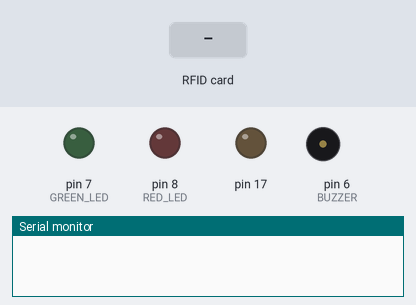
A sketch run on a simulated Arduino Leonardo, built with avr-gcc and run on an emulated ATmega32U4. On the bench: output pins drawn as LEDs (lit = HIGH), buzzer (waves = sounding, pin HIGH), the last lines printed to the serial monitor. The inputs (shaded band) are chosen by the test bench. USB keyboard and mouse output is not drawn.

Above: at 0.01 s.
At 1.2 s:
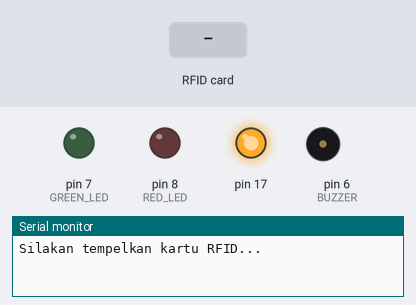
1.3 s: RFID card 5E 7A 19 C4 held to the reader
At 1.7 s:
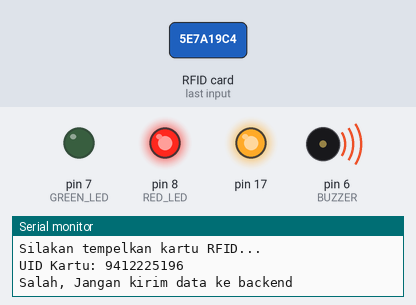
Timing chart, 0 to 4.3 s (numbered marks = the images above; inputs shaded):
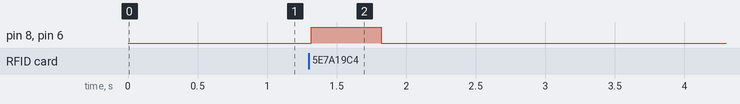

Measured:
- after the input at 1.3 s, pin 8 (RED_LED), pin 6 (BUZZER): LOW → HIGH at once, → LOW 0.50 s later

The sketch:

READ_UID_RFID.ino
```cpp
#include <SPI.h>
#include <MFRC522.h>
#include "Keyboard.h"

#define SS_PIN 10
#define RST_PIN 9
#define RED_LED 8
#define GREEN_LED 7
#define BUZZER 6

int interval = 500; // interval setiap pengecekan

MFRC522 rfid(SS_PIN, RST_PIN);

void setup() {
  Serial.begin(9600);
  while(!Serial);
  SPI.begin();
  Keyboard.begin();
  rfid.PCD_Init();
  pinMode(RED_LED, OUTPUT);
  pinMode(GREEN_LED, OUTPUT),
  pinMode(BUZZER, OUTPUT),
  Serial.println("Silakan tempelkan kartu RFID...");
  digitalWrite(RED_LED, 0);
  digitalWrite(GREEN_LED, 0);
  digitalWrite(BUZZER, 0);
}

void loop() {
  if (rfid.PICC_IsNewCardPresent() && rfid.PICC_ReadCardSerial()) {
    String uid = "";

    for (byte i = 0; i < rfid.uid.size; i++) {
      uid += String(rfid.uid.uidByte[i]);
    }

    Serial.print("UID Kartu: ");
    Serial.println(uid);

    if (uid.startsWith("23") && uid.endsWith("10")) { // hanya kirim data dengan ID berawalan 23 dan 10
      Serial.println("Benar, Kirim data Ke backend");
      Keyboard.println(uid); // send data as keyboard emulator
      LED_TRUE();
      BUZZER_TRUE();
    } else {
      Serial.println("Salah, Jangan kirim data ke backend");
      LED_FALSE();
      BUZZER_FALSE();
    }

    // delay(1000); // delete if use interval
    digitalWrite(RED_LED, 0);
    digitalWrite(GREEN_LED, 0);
    digitalWrite(BUZZER, 0);
    rfid.PICC_HaltA();
    rfid.PCD_StopCrypto1();
  }
}

void LED_TRUE() {
  digitalWrite(RED_LED, 0);
  digitalWrite(GREEN_LED, 1);
}

void LED_FALSE() {
  digitalWrite(RED_LED, 1);
  digitalWrite(GREEN_LED, 0);
}

void BUZZER_TRUE() {
  int timer_buzzer = interval/4;
  for(int Count = 0; Count <= 2; Count++) {
    digitalWrite(BUZZER, 1);
    delay(timer_buzzer);
    digitalWrite(BUZZER, 0);
    delay(timer_buzzer);
    Count += Count;
  }
}

void BUZZER_FALSE() {
  digitalWrite(BUZZER, 1);
  delay(interval);
}
```
